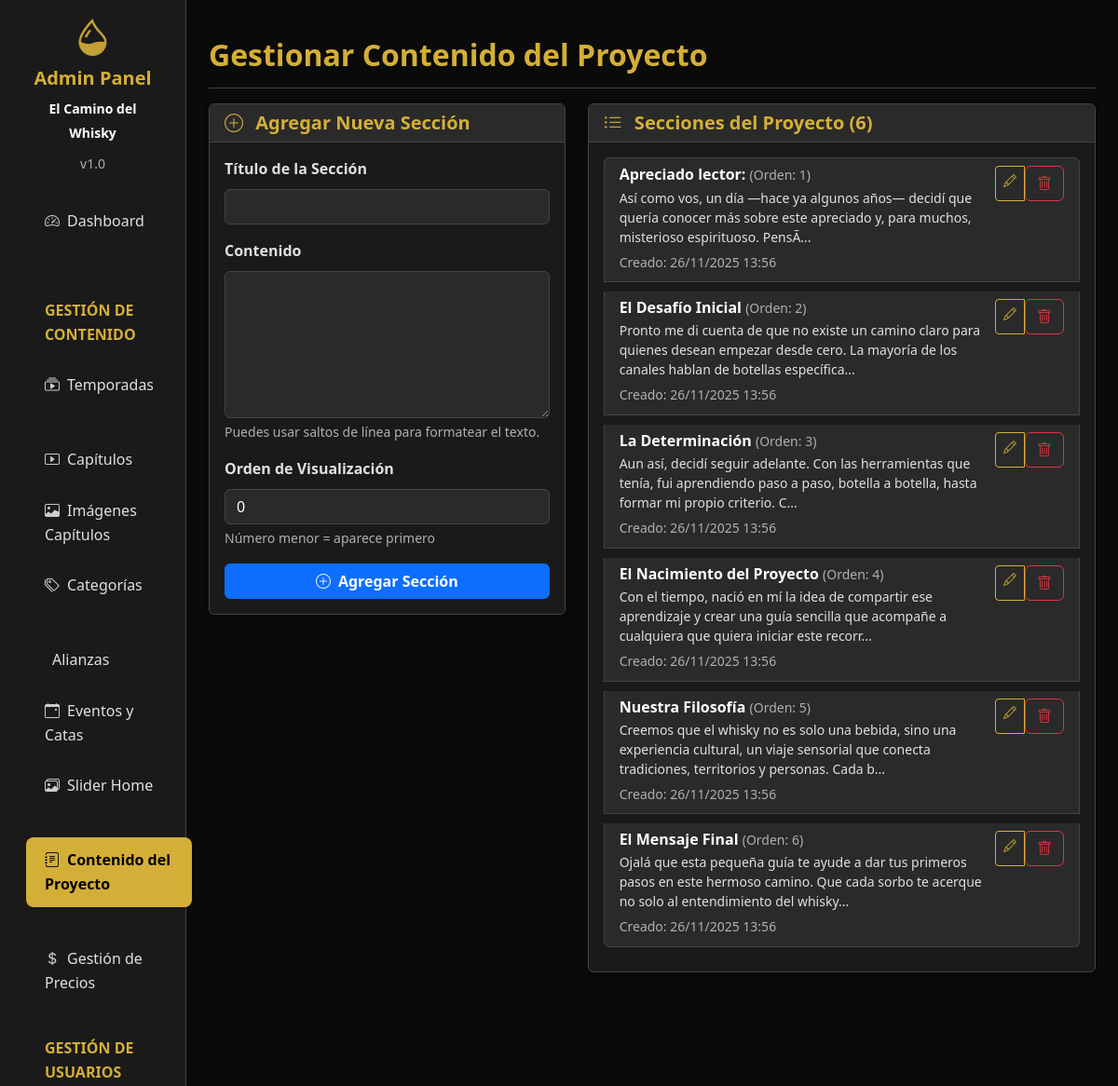
Page /backend/admin/project.php (signed in, upper part) on the earlier database version.
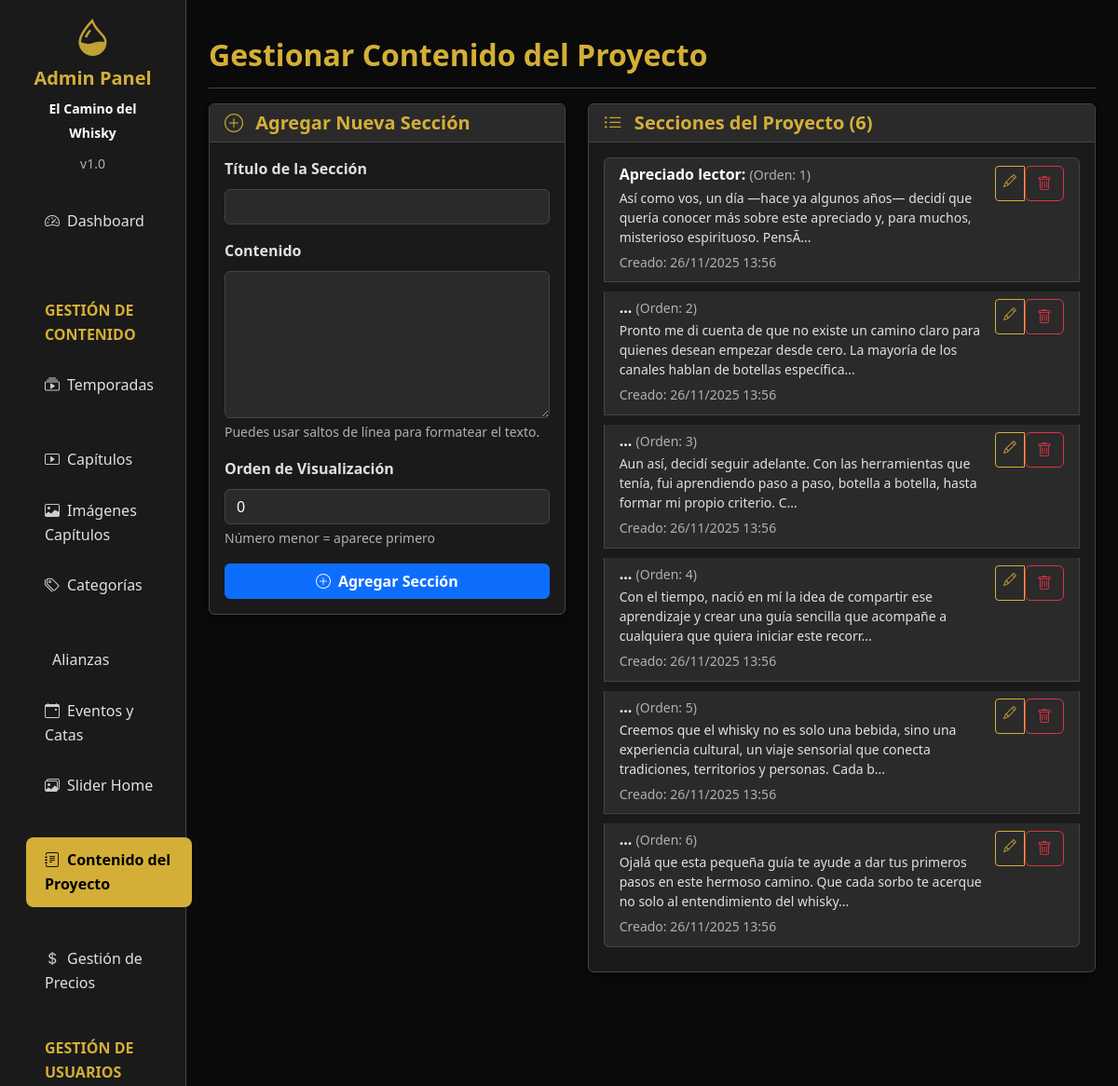
Same page on the later database version.
### tables this page shows
CREATE TABLE `project_content` (
  `id` int(11) NOT NULL,
  `section_title` varchar(255) NOT NULL,
  `section_content` text NOT NULL,
  `display_order` int(11) DEFAULT 0,
  `is_active` tinyint(1) DEFAULT 1,
  `created_at` timestamp NOT NULL DEFAULT current_timestamp(),
  `updated_at` timestamp NOT NULL DEFAULT current_timestamp() ON UPDATE current_timestamp()
);

### backend/admin/project.php (the view, shortened to what the changed rows need)
<?php
require_once '../config/database.php';
try {
    $pdo->query("SELECT 1 FROM project_content LIMIT 1");
} catch (Exception $e) {
    $createTableSQL = "
        CREATE TABLE IF NOT EXISTS `project_content` (
            `id` int(11) NOT NULL AUTO_INCREMENT,
            `section_title` varchar(255) NOT NULL,
            `section_content` text NOT NULL,
            `display_order` int(11) DEFAULT 0,
            `is_active` tinyint(1) DEFAULT 1,
            `created_at` timestamp NOT NULL DEFAULT current_timestamp(),
            `updated_at` timestamp NOT NULL DEFAULT current_timestamp() ON UPDATE current_timestamp(),
            PRIMARY KEY (`id`)
        ) ENGINE=InnoDB DEFAULT CHARSET=utf8mb4;
    ";
    $pdo->exec($createTableSQL);
    $initialData = [
        ['Apreciado lector:', 'Así como vos, un día —hace ya algunos años— decidí que quería conocer más sobre este apreciado y, para muchos, misterioso espirituoso. Pensé que el camino sería fácil: después de todo, hoy existen infinidad de canales de información y personas dispuestas a compartir su experiencia en casi cualquier tema. ¡Pero grande fue mi sorpresa cuando descubrí que no era así!', 1],
        ['El Desafío Inicial', 'Pronto me di cuenta de que no existe un camino claro para quienes desean empezar desde cero. La mayoría de los canales hablan de botellas específicas, describen notas de cata y cuentan detalles sobre las destilerías —algo valioso, sin duda—, pero nadie explica qué botellas comprar, dónde hacerlo o cómo leer una etiqueta. Y si encontrás a alguien que más o menos lo hace, suele referirse a un mercado muy distinto al nuestro.', 2],
        ['La Determinación', 'Aun así, decidí seguir adelante. Con las herramientas que tenía, fui aprendiendo paso a paso, botella a botella, hasta formar mi propio criterio. Cada sorbo era una lección, cada aroma un descubrimiento, y cada botella una nueva página en este libro sensorial que estaba escribiendo con mi paladar.', 3],
        ['El Nacimiento del Proyecto', 'Con el tiempo, nació en mí la idea de compartir ese aprendizaje y crear una guía sencilla que acompañe a cualquiera que quiera iniciar este recorrido tan apasionante. No quería que otros tuvieran que pasar por las mismas dificultades que yo enfrenté. Quería allanar el camino, hacerlo accesible y disfrutable desde el primer momento.', 4],
        ['Nuestra Filosofía', 'Creemos que el whisky no es solo una bebida, sino una experiencia cultural, un viaje sensorial que conecta tradiciones, territorios y personas. Cada botella cuenta una historia, cada destilería tiene su alma, y cada cata es una oportunidad para descubrir algo nuevo sobre nosotros mismos.', 5],
        ['El Mensaje Final', 'Ojalá que esta pequeña guía te ayude a dar tus primeros pasos en este hermoso camino. Que cada sorbo te acerque no solo al entendimiento del whisky, sino al placer de descubrir, aprender y compartir. El camino del whisky es, en definitiva, el camino del conocimiento sensorial.', 6]
    ];
    $stmt = $pdo->prepare("INSERT INTO project_content (section_title, section_content, display_order) VALUES (?, ?, ?)");
    foreach ($initialData as $data) {
        $stmt->execute($data);
    }
}
try {
    $stmt = $pdo->prepare("SELECT * FROM project_content ORDER BY display_order ASC, created_at ASC");
    $stmt->execute();
    $sections = $stmt->fetchAll();
} catch (Exception $e) {
    $sections = [];
    $message = '<div class="alert alert-danger">Error al cargar las secciones: ' . $e->getMessage() . '</div>';
}
?>
<!DOCTYPE html>
<html lang="es">
<head>
    <link href="https://cdn.jsdelivr.net/npm/bootstrap@5.3.0/dist/css/bootstrap.min.css" rel="stylesheet">
    <link rel="stylesheet" href="https://cdn.jsdelivr.net/npm/bootstrap-icons@1.10.0/font/bootstrap-icons.css">
</head>
<body>
    <div class="container-fluid">
        <div class="row">
            <main class="col-md-9 ms-sm-auto col-lg-10 px-md-4 py-4">
                <div class="d-flex justify-content-between flex-wrap flex-md-nowrap align-items-center pt-3 pb-2 mb-3 border-bottom">
                    <h1 class="h2 text-warning fw-bold">Gestionar Contenido del Proyecto</h1>
                </div>
                <div class="row">
                    <div class="col-lg-7">
                        <div class="card">
                            <div class="card-body">
                                <?php if (empty($sections)): ?>
                                    <div class="text-center py-4">
                                        <i class="bi bi-inbox display-1 text-muted"></i>
                                        <p class="mt-3 text-muted fw-medium">No hay secciones creadas aún.</p>
                                    </div>
                                <?php else: ?>
                                    <div class="list-group">
                                        <?php foreach ($sections as $section): ?>
                                            <div class="list-group-item section-card <?php echo !$section['is_active'] ? 'inactive-section' : ''; ?>">
                                                <div class="d-flex justify-content-between align-items-start">
                                                    <div class="flex-grow-1">
                                                        <h6 class="mb-1 text-light fw-bold">
                                                            <?php echo htmlspecialchars($section['section_title']); ?>
                                                            <small class="text-muted fw-medium">(Orden: <?php echo $section['display_order']; ?>)</small>
                                                        </h6>
                                                        <p class="mb-1 text-muted small fw-medium">
                                                            <?php echo strlen($section['section_content']) > 150 ?
                                                                substr($section['section_content'], 0, 150) . '...' :
                                                                $section['section_content']; ?>
                                                        </p>
                                                        <small class="text-muted fw-medium">
                                                            Creado: <?php echo date('d/m/Y H:i', strtotime($section['created_at'])); ?>
                                                        </small>
                                                    </div>
                                                    <div class="btn-group btn-group-sm">
                                                        <a href="?edit=<?php echo $section['id']; ?>" class="btn btn-outline-warning fw-medium">
                                                            <i class="bi bi-pencil"></i>
                                                        </a>
                                                        <form method="POST" class="d-inline" onsubmit="return confirm('¿Estás seguro de eliminar esta sección?');">
                                                            <button type="submit" name="delete_section" class="btn btn-outline-danger fw-medium">
                                                                <i class="bi bi-trash"></i>
                                                            </button>
                                                        </form>
                                                    </div>
                                                </div>
                                            </div>
                                        <?php endforeach; ?>
                                    </div>
                                <?php endif; ?>
                            </div>
                        </div>
                    </div>
                </div>
            </main>
        </div>
    </div>
</body>
</html>

Differences in the rows shown:
changed project_content (number 2 of 6 on the later page): section_title "El Desafío Inicial" → "..."
changed project_content (number 3 of 6 on the later page): section_title "La Determinación" → "..."
changed project_content (number 4 of 6 on the later page): section_title "El Nacimiento del Proyecto" → "..."
changed project_content (number 5 of 6 on the later page): section_title "Nuestra Filosofía" → "..."
changed project_content (number 6 of 6 on the later page): section_title "El Mensaje Final" → "..."
